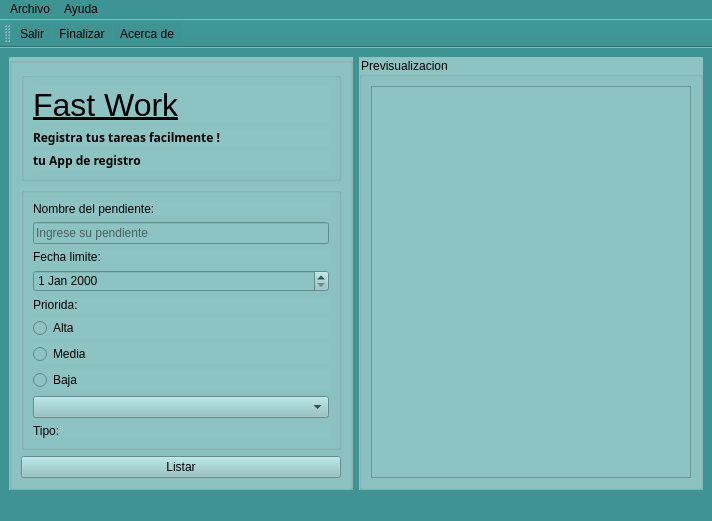
<?xml version="1.0" encoding="UTF-8"?>
<ui version="4.0">
 <class>Principal</class>
 <widget class="QMainWindow" name="Principal">
  <property name="geometry">
   <rect>
    <x>0</x>
    <y>0</y>
    <width>712</width>
    <height>489</height>
   </rect>
  </property>
  <property name="windowTitle">
   <string>Principal</string>
  </property>
  <property name="windowIcon">
   <iconset resource="Recursos.qrc">
    <normaloff>:/Recurso/checklist.png</normaloff>:/Recurso/checklist.png</iconset>
  </property>
  <property name="styleSheet">
   <string notr="true">background-color: rgb(62, 147, 147);</string>
  </property>
  <widget class="QWidget" name="centralwidget">
   <layout class="QHBoxLayout" name="horizontalLayout_2">
    <item>
     <widget class="QGroupBox" name="groupBox_4">
      <property name="styleSheet">
       <string notr="true">background-color: rgb(142, 195, 195);</string>
      </property>
      <property name="title">
       <string/>
      </property>
      <layout class="QVBoxLayout" name="verticalLayout">
       <item>
        <widget class="QGroupBox" name="groupBox">
         <property name="title">
          <string/>
         </property>
         <layout class="QVBoxLayout" name="verticalLayout_3">
          <item>
           <widget class="QLabel" name="label">
            <property name="font">
             <font>
              <family>Nirmala UI</family>
              <pointsize>24</pointsize>
              <underline>true</underline>
             </font>
            </property>
            <property name="text">
             <string>Fast Work</string>
            </property>
           </widget>
          </item>
          <item>
           <widget class="QLabel" name="label_3">
            <property name="font">
             <font>
              <family>Segoe UI Semibold</family>
              <weight>75</weight>
              <bold>true</bold>
             </font>
            </property>
            <property name="text">
             <string>Registra tus tareas facilmente ! </string>
            </property>
           </widget>
          </item>
          <item>
           <widget class="QLabel" name="label_2">
            <property name="font">
             <font>
              <family>Segoe UI Semibold</family>
              <weight>75</weight>
              <bold>true</bold>
             </font>
            </property>
            <property name="text">
             <string>tu App de registro</string>
            </property>
           </widget>
          </item>
          <item>
           <spacer name="verticalSpacer">
            <property name="orientation">
             <enum>Qt::Vertical</enum>
            </property>
            <property name="sizeHint" stdset="0">
             <size>
              <width>20</width>
              <height>40</height>
             </size>
            </property>
           </spacer>
          </item>
         </layout>
        </widget>
       </item>
       <item>
        <widget class="QGroupBox" name="groupBox_2">
         <property name="title">
          <string/>
         </property>
         <layout class="QVBoxLayout" name="verticalLayout_2">
          <item>
           <widget class="QLabel" name="label_4">
            <property name="text">
             <string>Nombre del pendiente:</string>
            </property>
           </widget>
          </item>
          <item>
           <widget class="QLineEdit" name="innombre">
            <property name="toolTip">
             <string/>
            </property>
            <property name="styleSheet">
             <string notr="true">background-color: rgb(142, 195, 195);</string>
            </property>
            <property name="placeholderText">
             <string>Ingrese su pendiente</string>
            </property>
           </widget>
          </item>
          <item>
           <widget class="QLabel" name="label_5">
            <property name="text">
             <string>Fecha limite:</string>
            </property>
           </widget>
          </item>
          <item>
           <widget class="QDateEdit" name="infecha">
            <property name="styleSheet">
             <string notr="true">background-color: rgb(142, 195, 195);</string>
            </property>
           </widget>
          </item>
          <item>
           <widget class="QLabel" name="label_6">
            <property name="text">
             <string>Priorida:</string>
            </property>
           </widget>
          </item>
          <item>
           <widget class="QRadioButton" name="inalta">
            <property name="toolTip">
             <string>prioridad alta</string>
            </property>
            <property name="text">
             <string>Alta</string>
            </property>
           </widget>
          </item>
          <item>
           <widget class="QRadioButton" name="inmedia">
            <property name="toolTip">
             <string>prioridad media</string>
            </property>
            <property name="text">
             <string>Media</string>
            </property>
           </widget>
          </item>
          <item>
           <widget class="QRadioButton" name="inbaja">
            <property name="toolTip">
             <string>prioridad baja </string>
            </property>
            <property name="text">
             <string>Baja</string>
            </property>
           </widget>
          </item>
          <item>
           <widget class="QComboBox" name="inProducto">
            <property name="toolTip">
             <string>tipo de actividad</string>
            </property>
            <property name="styleSheet">
             <string notr="true">background-color: rgb(142, 195, 195);</string>
            </property>
           </widget>
          </item>
          <item>
           <widget class="QLabel" name="label_7">
            <property name="text">
             <string>Tipo: </string>
            </property>
           </widget>
          </item>
         </layout>
        </widget>
       </item>
       <item>
        <widget class="QPushButton" name="PBlistar">
         <property name="toolTip">
          <string>pulsa para añadir</string>
         </property>
         <property name="styleSheet">
          <string notr="true">background-color: rgb(142, 195, 195);</string>
         </property>
         <property name="text">
          <string>Listar</string>
         </property>
        </widget>
       </item>
      </layout>
     </widget>
    </item>
    <item>
     <widget class="QGroupBox" name="groupBox_3">
      <property name="styleSheet">
       <string notr="true">background-color: rgb(142, 195, 195);</string>
      </property>
      <property name="title">
       <string>Previsualizacion</string>
      </property>
      <layout class="QHBoxLayout" name="horizontalLayout">
       <item>
        <widget class="QTableWidget" name="outDetalle">
         <property name="styleSheet">
          <string notr="true">background-color: rgb(142, 195, 195);</string>
         </property>
        </widget>
       </item>
      </layout>
     </widget>
    </item>
   </layout>
  </widget>
  <widget class="QMenuBar" name="menubar">
   <property name="geometry">
    <rect>
     <x>0</x>
     <y>0</y>
     <width>712</width>
     <height>21</height>
    </rect>
   </property>
   <widget class="QMenu" name="menuArchivo">
    <property name="title">
     <string>Archivo</string>
    </property>
    <addaction name="infinalizar"/>
    <addaction name="actionSalir"/>
   </widget>
   <widget class="QMenu" name="menuAyuda">
    <property name="title">
     <string>Ayuda</string>
    </property>
    <addaction name="actionAcerca_de"/>
   </widget>
   <addaction name="menuArchivo"/>
   <addaction name="menuAyuda"/>
  </widget>
  <widget class="QStatusBar" name="statusbar"/>
  <widget class="QToolBar" name="toolBar">
   <property name="windowTitle">
    <string>toolBar</string>
   </property>
   <attribute name="toolBarArea">
    <enum>TopToolBarArea</enum>
   </attribute>
   <attribute name="toolBarBreak">
    <bool>false</bool>
   </attribute>
   <addaction name="actionSalir"/>
   <addaction name="infinalizar"/>
   <addaction name="actionAcerca_de"/>
  </widget>
  <action name="actionAcerca_de">
   <property name="icon">
    <iconset resource="Recursos.qrc">
     <normaloff>:/Recurso/about (2).png</normaloff>:/Recurso/about (2).png</iconset>
   </property>
   <property name="text">
    <string>Acerca de</string>
   </property>
  </action>
  <action name="infinalizar">
   <property name="icon">
    <iconset resource="Recursos.qrc">
     <normaloff>:/Recurso/delete.png</normaloff>:/Recurso/delete.png</iconset>
   </property>
   <property name="text">
    <string>Finalizar</string>
   </property>
  </action>
  <action name="actionSalir">
   <property name="icon">
    <iconset resource="Recursos.qrc">
     <normaloff>:/Recurso/logout (2).png</normaloff>:/Recurso/logout (2).png</iconset>
   </property>
   <property name="text">
    <string>Salir</string>
   </property>
  </action>
 </widget>
 <resources>
  <include location="Recursos.qrc"/>
 </resources>
 <connections/>
</ui>
